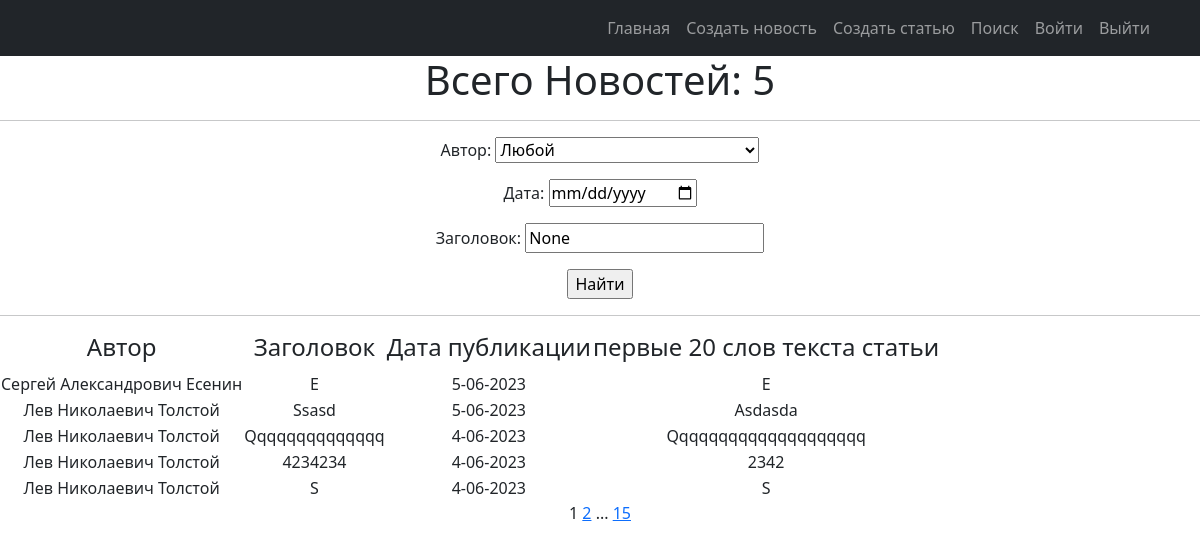
Page /news/search/ on the earlier database version.
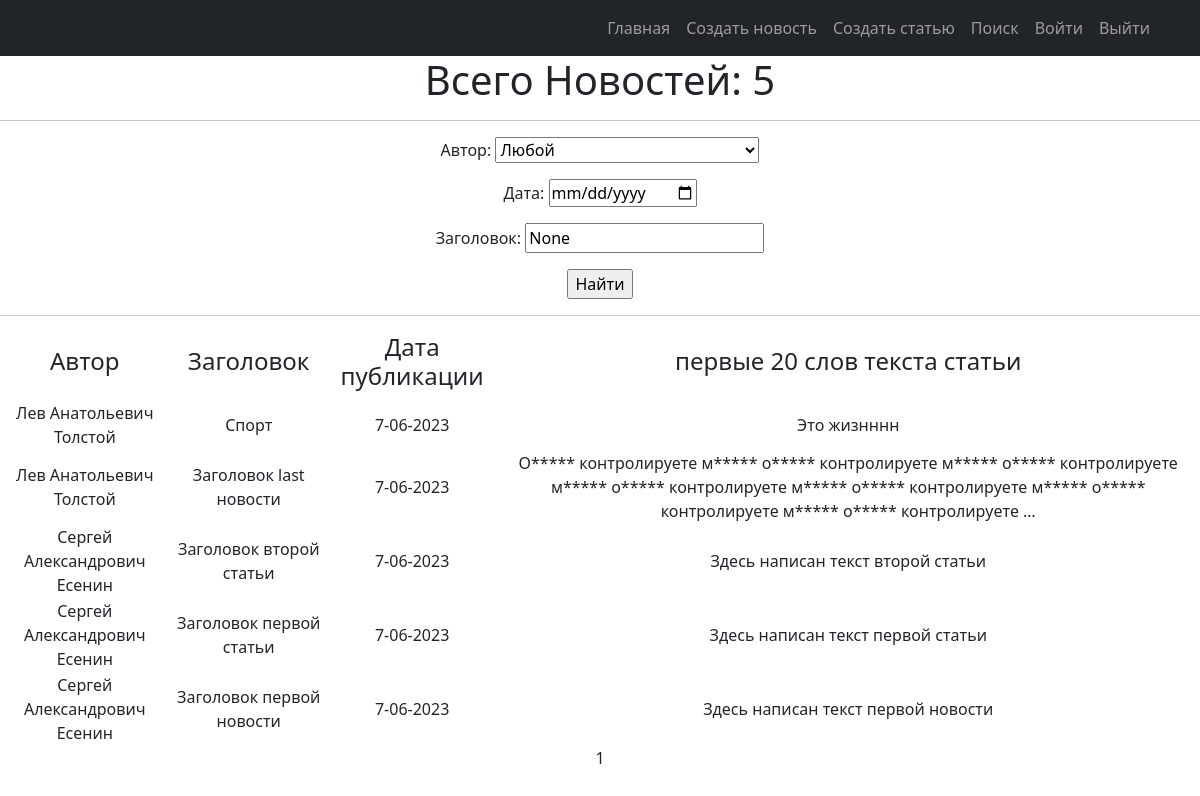
Same page on the later database version.
### news/models.py (models this page shows, shortened)
class Post(models.Model):
    objects = None
    article = 'AR'
    news = 'NE'
    POST = [
        (news, 'Новость'),
        (article, 'Статья')
    ]
    title = models.TextField(max_length=50)
    author = models.ForeignKey(Author, on_delete=models.CASCADE)
    time_in_comment = models.DateTimeField(default=django.utils.timezone.now)
    choice_title = models.CharField(max_length=2, choices=POST)
    post_text = models.TextField(max_length=500)
    categories = models.ManyToManyField('Category', through='PostCategory')
    rating_post = models.IntegerField(default=0)

class Author(models.Model):
    user_author = models.OneToOneField(User, on_delete=models.CASCADE)
    user_rating = models.IntegerField(default=0)
    subscribers = models.ManyToManyField('Category', through='PostSubscribers')
    def __str__(self):
        return f'{self.user_author.first_name}'

### news/views.py (the view)
# urls.py: path('news/search/', PostSearch.as_view()),
class PostSearch(ListView):
    model = Post
    ordering = '-time_in_comment'
    template_name = 'news_search.html'
    context_object_name = 'posts'
    paginate_by = 5
    def get_queryset(self):
        queryset = super().get_queryset()
        self.filterset = PostFilter(self.request.GET, queryset=queryset)
        return self.filterset.qs
    def get_context_data(self, **kwargs):
        context = super().get_context_data(**kwargs)
        context['filterset'] = self.filterset
        context['curr_date'] = self.request.GET.get('time_in_comment__date__gte')
        context['curr_title'] = self.request.GET.get('title__icontains')
        return context

### news/templatetags/censure.py (called while the page is built)
@register.filter()
def censor(word):
    def multiple_replace(texts, replace_value):
        for i, j in replace_value.items():
            texts = texts.lower().replace(i, j)
        return texts
    replace_values = {'модели': 'м*****',
                      'джигурда': 'д*******',
                      'однако': 'о*****',
                      'директор': 'д*******',
                      'повтор': 'п*****'
                      }
    word = multiple_replace(word, replace_values)
    return word.capitalize()

### news/templatetags/custom_tags.py (called while the page is built)
@register.simple_tag(takes_context=True)
def url_replace(context, **kwargs):
   d = context['request'].GET.copy()
   for k, v in kwargs.items():
       d[k] = v
   return d.urlencode()

### templates/news_search.html (shortened to what this page needs)
{% extends 'flatpages/default.html' %}
{% load custom_tags %}
{% block content %}
{% load censure %}
    <h1>Всего Новостей: {{ posts |length }} </h1>
    <hr>
    <form action="" method="get">
        <label >Автор:</label>
                {{ filterset.form.author }}
        <div>
             <label >Дата:</label>
            <input   type="date"  name="time_in_comment__date__gte" value="{{curr_date}}">
        </div>
              <label >Заголовок:</label>
                  <input type="text"  name="title__icontains" value="{{ curr_title }}">
        <p> <input type="submit" value="Найти" /></p>
   </form>
    <hr>
    {% if posts %}
        <table >
            <tr>
                <td><h4>Автор</h4></td>
                <td><h4>Заголовок</h4></td>
                <td><h4>Дата публикации</h4></td>
                <td><h4>первые 20 слов текста статьи</h4></td>
            </tr>
            {% for news in posts %}
            <tr>
                <td>{{ news.author.user_author.first_name }}</td>
                <td>{{ news.title | censor }}</td>
                <td>{{ news.time_in_comment |date:'j-m-Y'  }}</td>
                <td>{{ news.post_text |truncatewords:20 | censor }}</td>
            </tr>
            {% endfor %}
        </table>
    {% else %}
        <h2>Новостей нет!</h2>
    {% endif %}
   {{ page_obj.number }}
   {% if page_obj.has_next %}
       <a href="?{% url_replace page=page_obj.next_page_number %}">{{ page_obj.next_page_number }}</a>
       {% if paginator.num_pages != page_obj.next_page_number %}
           ...
           <a href="?{% url_replace page=page_obj.paginator.num_pages %}">{{ page_obj.paginator.num_pages }}</a>
       {% endif %}
   {% endif %}
{% endblock content %}

Differences in the rows shown:
removed Post: author.user_author.first_name "Сергей Александрович Есенин", title|censor "E", time_in_comment "5-06-2023", post_text|censor "E"
removed Post: author.user_author.first_name "Лев Николаевич Толстой", title|censor "Ssasd", time_in_comment "5-06-2023", post_text|censor "Asdasda"
removed Post: author.user_author.first_name "Лев Николаевич Толстой", title|censor "Qqqqqqqqqqqqqq", time_in_comment "4-06-2023", post_text|censor "Qqqqqqqqqqqqqqqqqqqq"
removed Post: author.user_author.first_name "Лев Николаевич Толстой", title|censor "4234234", time_in_comment "4-06-2023", post_text|censor "2342"
removed Post: author.user_author.first_name "Лев Николаевич Толстой", title|censor "S", time_in_comment "4-06-2023", post_text|censor "S"
now on this page (row edited): Post: author.user_author.first_name "Лев Анатольевич Толстой", title|censor "Спорт", time_in_comment "7-06-2023", post_text|censor "Это жизнннн"
now on this page (row edited): Post: author.user_author.first_name "Лев Анатольевич Толстой", title|censor "Заголовок last новости", time_in_comment "7-06-2023", post_text|censor "О***** контролируете м***** о***** контролируете м***** о***** контролируете м***** о***** контролируете м***** о***** контролируете м***** о***** контролируете м***** о***** контролируете …"
now on this page (row edited): Post: author.user_author.first_name "Сергей Александрович Есенин", title|censor "Заголовок второй статьи", time_in_comment "7-06-2023", post_text|censor "Здесь написан текст второй статьи"
now on this page (row edited): Post: author.user_author.first_name "Сергей Александрович Есенин", title|censor "Заголовок первой статьи", time_in_comment "7-06-2023", post_text|censor "Здесь написан текст первой статьи"
now on this page (row edited): Post: author.user_author.first_name "Сергей Александрович Есенин", title|censor "Заголовок первой новости", time_in_comment "7-06-2023", post_text|censor "Здесь написан текст первой новости"
Other differences:
{{ page_obj.next_page_number }}: "2" → (not shown)
{{ page_obj.paginator.num_pages }}: "15" → (not shown)
